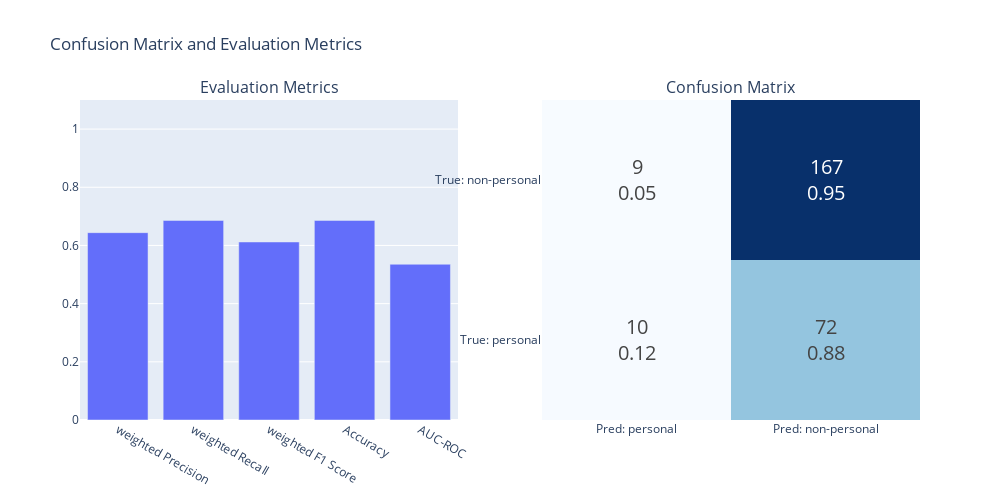

The notebook cell this image was saved under:
### Code cell
plot_cassed_results(trueopenml, predictionsopenml)

### Figure 1 — Plotly figure (JSON) as saved in the notebook; plotly's stock layout.template omitted (floating-point values rounded to 4 significant figures)
{"data": [{"showlegend": false, "type": "bar", "x": ["weighted Precision", "weighted Recall", "weighted F1 Score", "Accuracy", "AUC-ROC"], "xaxis": "x", "y": [0.6439, 0.686, 0.612, 0.686, 0.5354], "yaxis": "y"}, {"colorscale": [[0, "rgb(247,251,255)"], [0.125, "rgb(222,235,247)"], [0.25, "rgb(198,219,239)"], [0.375, "rgb(158,202,225)"], [0.5, "rgb(107,174,214)"], [0.625, "rgb(66,146,198)"], [0.75, "rgb(33,113,181)"], [0.875, "rgb(8,81,156)"], [1, "rgb(8,48,107)"]], "showscale": false, "text": [["10<br>0.12", "72<br>0.88"], ["9<br>0.05", "167<br>0.95"]], "textfont": {"size": 20}, "texttemplate": "%{text}", "type": "heatmap", "x": ["Pred: personal", "Pred: non-personal"], "xaxis": "x2", "y": ["True: personal", "True: non-personal"], "yaxis": "y2", "z": [[10, 72], [9, 167]]}], "layout": {"annotations": [{"font": {"size": 16}, "showarrow": false, "text": "Evaluation Metrics", "x": 0.225, "xanchor": "center", "xref": "paper", "y": 1, "yanchor": "bottom", "yref": "paper"}, {"font": {"size": 16}, "showarrow": false, "text": "Confusion Matrix", "x": 0.775, "xanchor": "center", "xref": "paper", "y": 1, "yanchor": "bottom", "yref": "paper"}], "height": 500, "showlegend": false, "title": {"text": "Confusion Matrix and Evaluation Metrics"}, "width": 1000, "xaxis": {"anchor": "y", "domain": [0, 0.45]}, "xaxis2": {"anchor": "y2", "domain": [0.55, 1]}, "yaxis": {"anchor": "x", "domain": [0, 1], "range": [0, 1.1]}, "yaxis2": {"anchor": "x2", "domain": [0, 1]}}}
